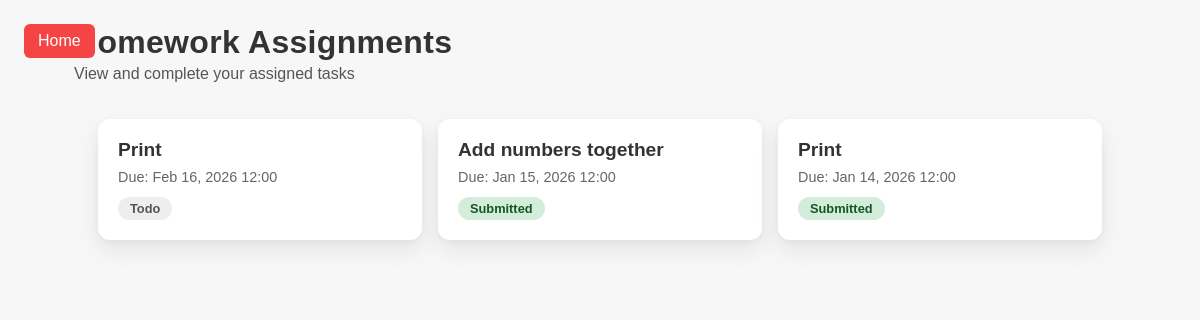
The app's page /homework/ (signed in) with its own data.
### homework/models.py (models this page shows, shortened)
class Assignment(models.Model):
    group = models.ForeignKey(Group, on_delete=models.CASCADE, related_name="assignments")
    source_template = models.ForeignKey(HomeworkTemplate, on_delete=models.SET_NULL, null=True, blank=True, help_text="Select a template to auto-fill fields")
    title = models.CharField(max_length=200)
    description = models.TextField()
    starter_code = models.TextField(default="# Write your code here", blank=True)
    due_date = models.DateTimeField(null=True, blank=True)
    created_at = models.DateTimeField(auto_now_add=True)

class Submission(models.Model):
    STATUS_CHOICES = [
        ('draft', 'In Progress'),
        ('submitted', 'Submitted'),
        ('graded', 'Graded'),
    ]
    assignment = models.ForeignKey(Assignment, on_delete=models.CASCADE, related_name="submissions")
    student = models.ForeignKey(User, on_delete=models.CASCADE, related_name="homework_submissions")
    code = models.TextField(blank=True)
    status = models.CharField(max_length=20, choices=STATUS_CHOICES, default='draft')
    grade = models.CharField(max_length=10, blank=True, help_text="e.g. A, 7/10, Pass")
    feedback = models.TextField(blank=True)
    submitted_at = models.DateTimeField(auto_now=True)
    manual_review_requested = models.BooleanField(default=False, help_text="Student requested teacher review despite test failures")
    class Meta:
        unique_together = ('assignment', 'student')

### homework/views.py (the view)
# urls.py: path('homework/', views.homework, name='homework'),
@login_required
def homework(request):
    user_groups = request.user.groups.all()
    assignments = Assignment.objects.filter(group__in=user_groups).order_by('-due_date')
    submissions = Submission.objects.filter(student=request.user, assignment__in=assignments)
    submission_map = {s.assignment_id: s for s in submissions}
    for a in assignments:
        sub = submission_map.get(a.id)
        a.user_status = sub.status if sub else 'todo'
        a.user_grade = sub.grade if sub else ''
    return render(request, 'homework.html', {
        'assignments': assignments,
    })

### homework/templates/homework.html (shortened to what this page needs)
{% load static %}
<!DOCTYPE html>
<html lang="en">
<head>
  <link rel="stylesheet" href="{% static 'pastpapers/style.css' %}">
</head>
<body>
  <a class="homebutton" href="{% url 'home' %}">Home</a>
  <main class="pp-container">
    <header class="pp-header">
      <h1>Homework Assignments</h1>
      <p class="pp-sub">View and complete your assigned tasks</p>
    </header>
    <div class="hw-grid">
      {% for a in assignments %}
      <a href="{% url 'homework_detail' a.pk %}" class="hw-card">
        <div class="hw-title">{{ a.title }}</div>
        <div class="hw-meta">
            Due: {{ a.due_date|date:"M d, Y H:i"|default:"No deadline" }}
        </div>
        <div>
            <span class="hw-status status-{{ a.user_status }}">
                {{ a.user_status|title }}
            </span>
        </div>
      </a>
      {% empty %}
      <p style="padding: 24px; text-align: center; grid-column: 1/-1;">No homework assigned yet.</p>
      {% endfor %}
    </div>
  </main>
</body>
</html>

### pastpapers/static/pastpapers/style.css (style rules this page uses)
:root { --bg:#f7f7f7; --text:#333; --muted:#555; --primary:#f54444; --primary-hover:#c30404; --card:#fff; --border:#e5e7eb; --shadow:0 10px 25px rgba(0,0,0,.08), 0 2px 6px rgba(0,0,0,.04); --easy:#2ecc71; --medium:#f1c40f; --hard:#e74c3c; }
* { box-sizing:border-box }
body { margin:0;background:var(--bg);color:var(--text);font-family:Arial, sans-serif }
.pp-container { max-width:1100px;margin:0 auto;padding:24px }
.pp-header { margin-bottom:12px }
.pp-header h1 { margin:0 0 4px 0;font-weight:700;letter-spacing:.3px }
.pp-sub { margin:0;color:var(--muted) }
.homebutton { position:absolute; left:24px; top:24px; background:var(--primary); color:#fff; text-decoration:none; padding:8px 14px; border-radius:6px; transition:background .2s; }

### homework/templates/homework.html (style rules this page uses)
.hw-grid { display: grid; gap: 16px; grid-template-columns: repeat(auto-fill, minmax(300px, 1fr)); padding: 24px; }
.hw-card { background: #fff; padding: 20px; border-radius: 12px; box-shadow: var(--shadow); text-decoration: none; color: inherit; display: block; transition: transform 0.2s; }
.hw-title { font-size: 1.2rem; font-weight: bold; margin-bottom: 8px; }
.hw-meta { color: #666; font-size: 0.9rem; margin-bottom: 12px; }
.hw-status { display: inline-block; padding: 4px 12px; border-radius: 99px; font-size: 0.8rem; font-weight: bold; }
.status-todo { background: #eee; color: #555; }
.status-submitted { background: #d4edda; color: #155724; }

### records on screen
Assignment: title "Print", due_date "Feb 16, 2026 12:00", user_status "Todo"
Assignment: title "Add numbers together", due_date "Jan 15, 2026 12:00", user_status "Submitted"
Assignment: title "Print", due_date "Jan 14, 2026 12:00", user_status "Submitted"
